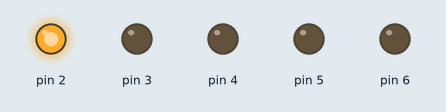
This sketch was run on a simulated Arduino Uno, built with avr-gcc and run on an emulated ATmega328P. On the bench: output pins drawn as LEDs (lit = HIGH).

Above: at 0.12 s.
At 1.12 s:
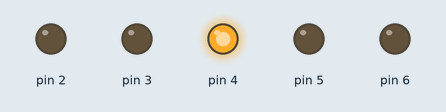
At 1.62 s:
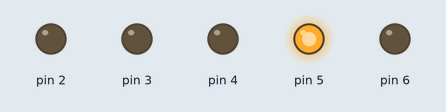
At 2.12 s:
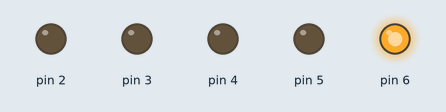
At 3.12 s:
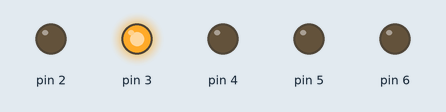
At 5.37 s:
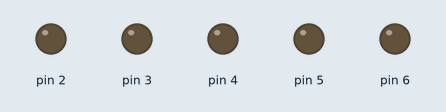
Timing chart, 0 to 5.8 s (numbered marks = the images above):
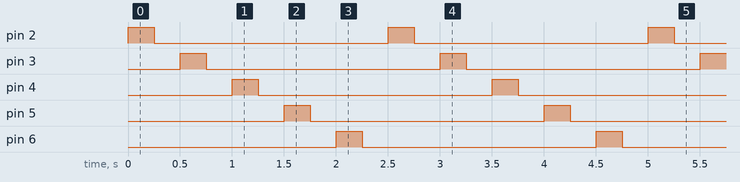

The sketch:

sketchLedLaola_mod.ino
```cpp
// Projekt1: LED-Laola

int d=250; //Delay

void setup() {
  // init Ports:
  pinMode(2, OUTPUT);
  pinMode(3, OUTPUT);
  pinMode(4, OUTPUT);
  pinMode(5, OUTPUT);
  pinMode(6, OUTPUT);
}

void loop() {
  // put your main code here, to run repeatedly:
  for (int i=2;i<7;i++)
  {
    digitalWrite(i, HIGH);
    delay(d);
    digitalWrite(i, LOW);
    delay(d);
  }
}
```

Measured:
- by itself, pin 2–6: alternates HIGH for 0.25 s and LOW for 2.3 s
- by itself, everything shown: repeats every 2.5 s, in 10 steps
